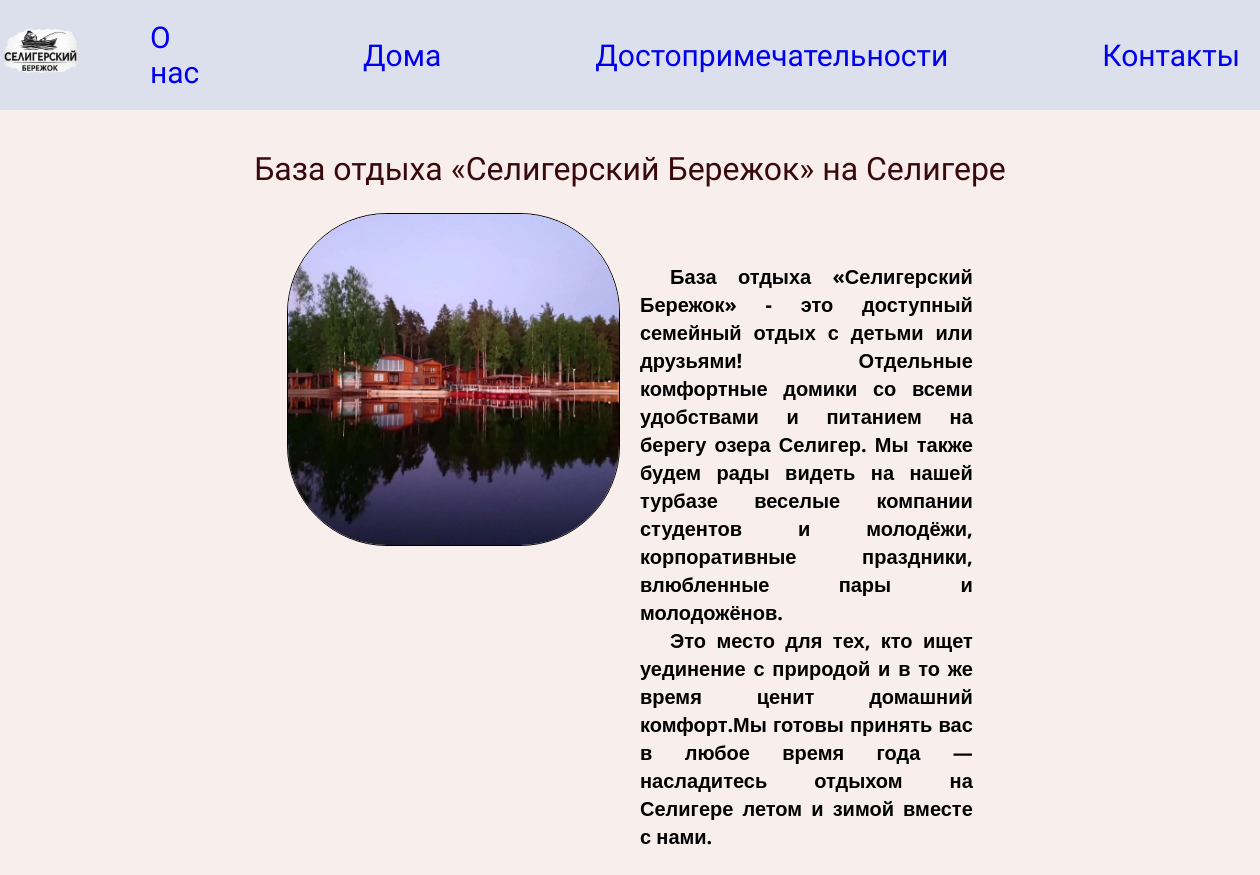
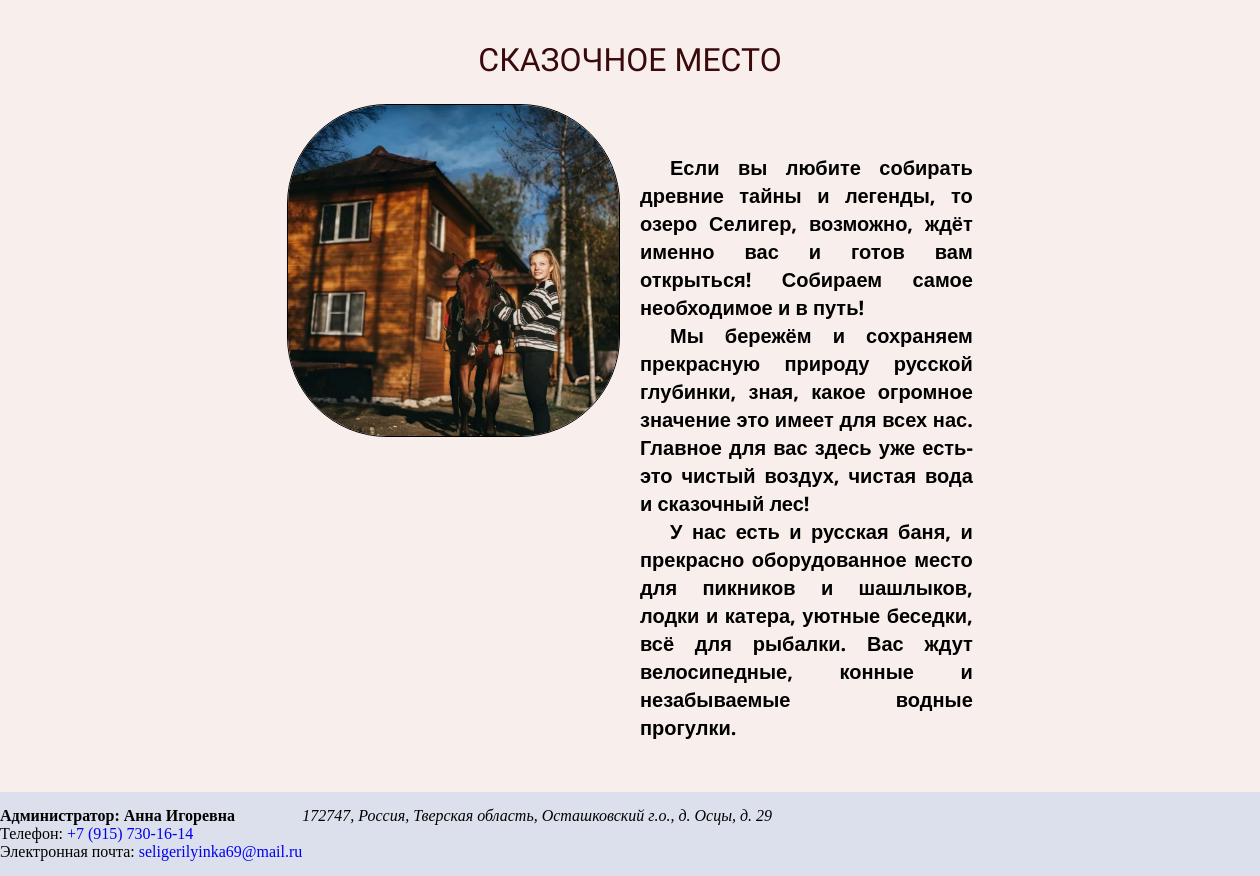
The page / on the database its author committed (2 pictures, top to bottom).
### us/models.py (models this page shows, shortened)
class Us(models.Model):
    title = models.CharField(max_length=200, verbose_name="название")
    featured_images = models.ImageField(upload_to="us_images/", blank=True, verbose_name="Изображение")
    description = models.TextField( blank=True, verbose_name="Описание")
    class Meta:
        verbose_name = "Статью"
        verbose_name_plural = "О нас"

### us/views.py (the view)
# urls.py: path('', include('us.urls')),
def us(request):
    u = Us.objects.all()
    contex = {
        'us': u
    }
    return render(request, "us/us.html", contex)

### us/templates/us/us.html
{% extends 'us/base.html' %}
{% load static %}
{% block content %}
<main>
    <div>
        {% for uss in us %}
        <div class="us__container">
            <a href="{% url 'uss' uss.id %}" class="uss"><h3 class="us__title"> {{ uss.title }}</h3></a>
            <div class="us__blockcontainer">
                <div class="us__block">
                    <img class="us__thumbnail" src="{{ uss.featured_images.url }} " />
                </div>
                <div class="us__block">
                    <div class="us__description">{{ uss.description|safe }}</div>
                </div>
            </div>
        </div>
        {% endfor %}
    </div>
</main>
{% endblock %}

### us/static/styles/app.css (style rules this page uses)
* { margin:0; padding: 0; Box-sizing: border-box; }
body { background-color: #f8efed; }
a { text-decoration: none; }
p { font-weight:bold; }
.us__container { width: 80%; margin: 0 auto; margin-top: 25px; margin-bottom: 50px; }
.us__title { font-size: 2rem; font-weight: 400; color: var(--color-sub); align-items: center; font-family: 'Lobster'; text-align: center; padding-top: 15px; padding-bottom: 15px; color:#39090b; }
.us__block { width: 50%; padding-top:10px; padding-right: 10px; padding-left:10px; display: inline-block; vertical-align: top; text-align: center; }
.us__thumbnail { width: 100%; height:auto; border: 1px solid #000000; border-radius: 100px; }
.us__description { font-size:20px; line-height:28px; color:#000000; font-family: "Noto Sans", sans-serif; justify-content: justify; text-align: justify; text-indent: 30px; padding-top: 50px; font-weight: normal; }
.us__blockcontainer { width: 70%; margin: 0 auto; font-size: 0; }

### rows shown on the page
Us: title "База отдыха «Селигерский Бережок» на Селигере", featured_images (picture), description "База отдыха «Селигерский Бережок» - это доступный семейный отдых с детьми или друзьями! Отдельные комфортные домики со всеми удобствами и питанием на берегу озера Селигер. Мы также будем рады видеть на нашей турбазе веселые компании студентов и молодёжи, корпоративные праздники, влюбленные пары и молодожёнов. Это место для тех, кто ищет уединение с природой и в то же время ценит домашний комфорт.Мы готовы принять вас в любое время года — насладитесь отдыхом на Селигере летом и зимой вместе с нами."
Us: title "СКАЗОЧНОЕ МЕСТО", featured_images (picture), description "Если вы любите собирать древние тайны и легенды, то озеро Селигер, возможно, ждёт именно вас и готов вам открыться! Собираем самое необходимое и в путь! Мы бережём и сохраняем прекрасную природу русской глубинки, зная, какое огромное значение это имеет для всех нас. Главное для вас здесь уже есть- это чистый воздух, чистая вода и сказочный лес! У нас есть и русская баня, и прекрасно оборудованное место для пикников и шашлыков, лодки и катера, уютные беседки, всё для рыбалки. Вас ждут велосипедные, конные и незабываемые водные прогулки."
